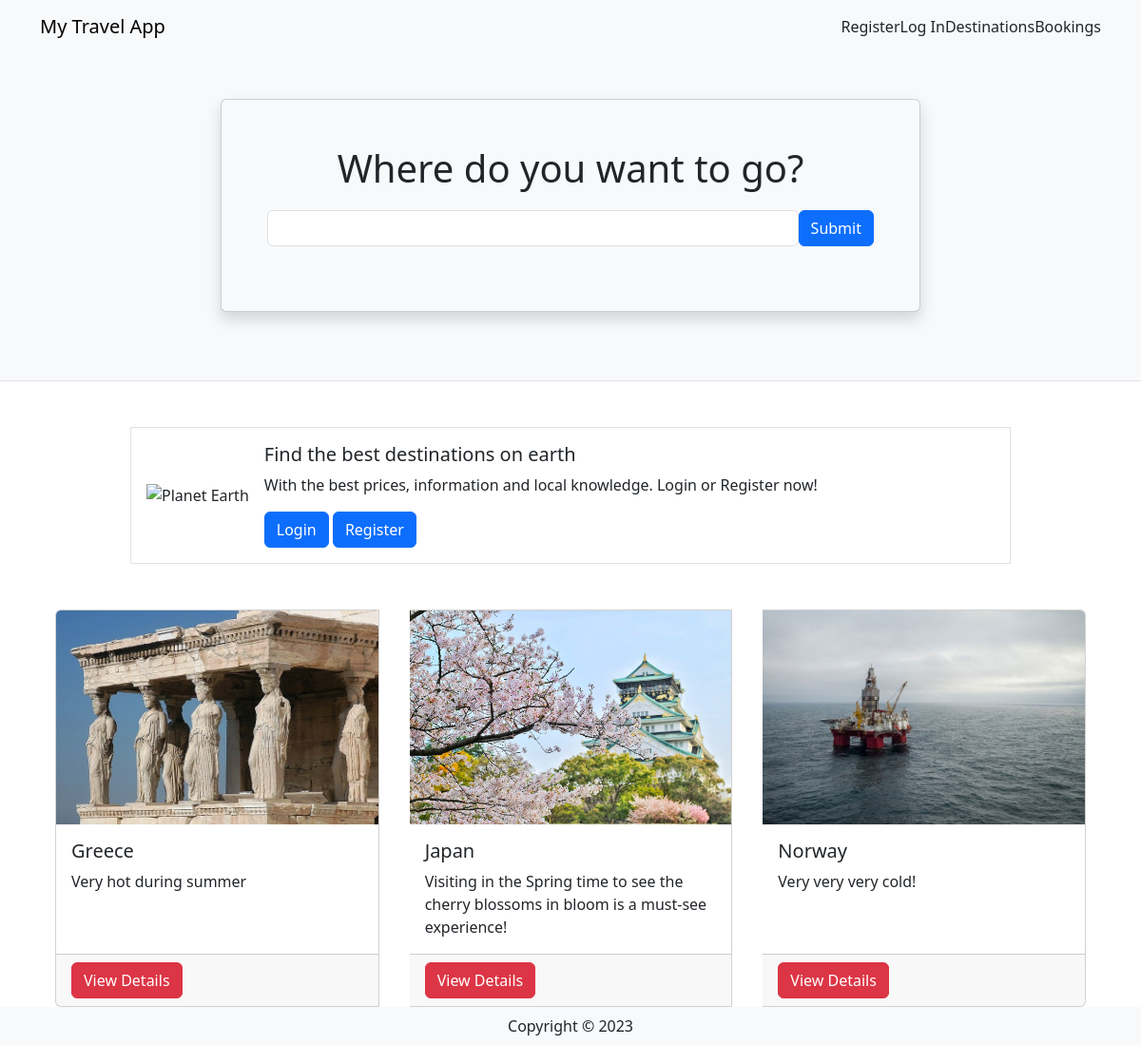
The page / on the database its author committed.
### travel/models.py (models this page shows, shortened)
class Destination(db.Model):
    __tablename__ = 'destinations'
    id = db.Column(db.Integer, primary_key=True)
    name = db.Column(db.String(80))
    description = db.Column(db.String(200))
    image = db.Column(db.String(400))
    currency = db.Column(db.String(3))
    comments = db.relationship('Comment', backref='destination')  # Relationship with comments

### travel/views.py (the view)
@mainbp.route('/')
def index():
    destinations = db.session.scalars(db.select(Destination)).all()
    return render_template('index.html', destinations=destinations)

### travel/templates/index.html (shortened to what this page needs)
{% extends 'base.html' %}
{% block header %}
      <div class="container">
         <div class="row justify-content-center mt-5 pb-4">
            <div class="col-md-8">
               <div class="card shadow p-5 mb-5 bg-light">
                  <h1 class="text-center mb-3">Where do you want to go?</h1>
                  <form class="form-inline d-flex flex-nowrap" action="{{url_for('main.search')}}" >
                     <input type="text" name="search" class="form-control flex-grow-1 my-1 mr-sm-2" id="SearchForm">
                     <button type="submit" class="flex-shrink-1 btn btn-primary my-1">Submit</button>
                   </form>
               </div>
            </div>
         </div>
      </div>
{% endblock %}
{% block content %}
      <div class="container">
         <div class="row mt-5 mb-5 justify-content-center">
            <div class="col-md-10">
               <div class="media border p-3 d-flex justify-content-start">
                  <img class="align-self-center me-3" style="max-width:120px"
                     src="https://upload.wikimedia.org/wikipedia/commons/thumb/2/22/Earth_Western_Hemisphere_transparent_background.png/600px-Earth_Western_Hemisphere_transparent_background.png"
                     alt="Planet Earth">
                  <div class="align-self-center media-body">
                     {% if current_user.is_authenticated %}
                        <h5 class="mt-0">Welcome {{current_user.name}} - to travel! Select from the destinations below, to look at more information.</h5>
                     {% else %}
                        <h5 class="mt-0">Find the best destinations on earth</h5>
                        <p class="d-none d-sm-block">With the best prices, information and local knowledge. Login or Register now!</p>
                        <a href="/login" class="btn btn-primary">Login</a>
                        <a href="/register" class="btn btn-primary">Register</a>
                  {% endif %}
                 </div>
               </div>
            </div>
         </div>
         <div class="card-group">
            {% for destination in destinations %}
            <div class="card mx-3">
               <img class="card-img-top"
                  src="{{ destination.image }}" alt="{{ destination.name }} picture" height="225">
               <div class="card-body">
                  <h5 class="card-title">{{ destination.name }}</h5>
                  <p class="card-text">{{ destination.description }}</p>
               </div>
               <div class="card-footer"><a href="{{ url_for('destination.show', id=destination.id) }}" class ="btn btn-danger"> View Details </a></div>
            </div>
            {% endfor %}
         </div>
      </div>
{% endblock %}

### travel/templates/base.html (shortened to what this page needs)
<html>
<head>
   <link href="https://cdn.jsdelivr.net/npm/bootstrap@5.3.2/dist/css/bootstrap.min.css" rel="stylesheet">
</head>
<body>
   <header class="bg-light border-bottom">
      <nav class="navbar navbar-expand-lg navbar-light bg-light">
         <div class="container">
            <a href="/" class="navbar-brand">My Travel App</a>
            <div class="collapse navbar-collapse justify-content-end" id="navbarSupportedContent">
                  {% if current_user.is_authenticated %}
                     <a class="nav-item nav-link disabled text-muted" href="#">Welcome {{current_user.name}}</a>
                     <a class="nav-item nav-link" href="{{ url_for('auth.logout') }}">Log Out</a>
                  {% else %}
                     <a class="nav-item nav-link" href="{{ url_for('auth.register') }}">Register</a>
                     <a class="nav-item nav-link" href="{{ url_for('auth.login') }}">Log In</a>
                  {% endif %}
                  <a class="nav-item nav-link" href="{{ url_for('destination.create') }}">Destinations</a>
                  <a class="nav-item nav-link" href="#">Bookings</a>
               </div>
            </div>
      </nav>
      {% block header %}
      {% endblock %}
   </header>
   {% block content %}
   {% endblock %}
    <footer class="footer">
        <div class="text-center py-2 bg-light">
            <span class="text-dark">Copyright &copy; {{ year }}</span>
        </div>
    </footer>
   </body>
</html>

### rows shown on the page
Destination: image (picture), name "Greece", description "Very hot during summer"
Destination: image (picture), name "Japan", description "Visiting in the Spring time to see the cherry blossoms in bloom is a must-see experience!"
Destination: image (picture), name "Norway", description "Very very very cold!"
